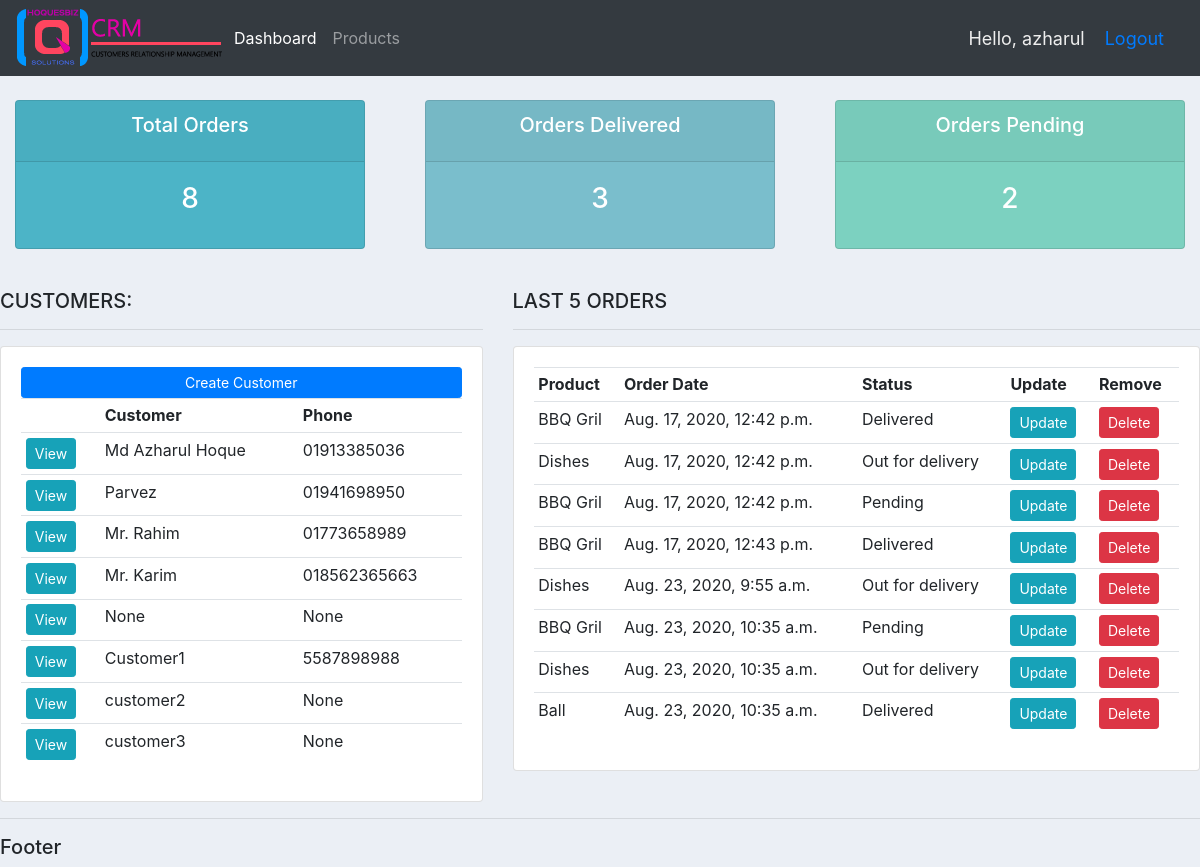
The app's page / (signed in) with its own data.
### accounts/models.py (models this page shows, shortened)
class Customer(models.Model):
    user = models.OneToOneField(User, null=True, on_delete=models.CASCADE)
    name = models.CharField(max_length=200, null=True)
    phone = models.CharField(max_length=200, null=True)
    email = models.CharField(max_length=200, null=True)
    profile_pic = models.ImageField(default='profile1.png', null=True, blank=True)
    date_created = models.DateTimeField(auto_now_add=True, null=True)

class Order(models.Model):
    STATUS = (
        ('Pending', 'Pending'),
        ('Out for delivery', 'Out for delivery'),
        ('Delivered', 'Delivered'),
    )
    customer = models.ForeignKey(Customer, null=True, on_delete=models.SET_NULL)
    product = models.ForeignKey(Product, null=True, on_delete=models.SET_NULL)
    date_created = models.DateTimeField(auto_now_add=True, null=True)
    status = models.CharField(max_length=200, null=True, choices=STATUS)
    note = models.CharField(max_length=1000, null=True)

class Product(models.Model):
    CATEGORY = (
        ('Indoor', 'Indoor'),
        ('Out Door', 'Out Door'),
    )
    name = models.CharField(max_length=200, null=True)
    price = models.FloatField(null=True)
    category = models.CharField(max_length=200, null=True, choices=CATEGORY)
    description = models.CharField(max_length=200, null=True, blank=True)
    date_created = models.DateTimeField(auto_now_add=True, null=True)
    tags = models.ManyToManyField(Tag)
    def __str__(self):
        return self.name

### accounts/decorators.py (the view)
    def wrapper_func(request, *args, **kwargs):
        group = None
        if request.user.groups.exists():
            group = request.user.groups.all()[0].name
        if group == 'customer':
            return redirect('user-page')
        if group == 'admin':
            return view_func(request, *args, **kwargs)
        return HttpResponse('You are not authorized to view this page')

### accounts/views.py (called while the page is built)
@login_required(login_url='login')
@admin_only
def home(request):
    orders = Order.objects.all()
    customers = Customer.objects.all()
    total_customer = customers.count()
    total_orders = orders.count()
    order_delivered = orders.filter(status='Delivered').count()
    order_pending = orders.filter(status='Pending').count()
    context = {'customers': customers,
                   'orders':orders,
                   'total_customer':total_customer,
                   'total_orders':total_orders,
                   'order_delivered':order_delivered,
                   'order_pending':order_pending,
                   }
    return render(request, 'accounts/dashboard.html', context)

### accounts/templates/accounts/dashboard.html
{% extends 'accounts/main.html' %}
    {% block content %}
        {% include 'accounts/status.html' %}
        <br>
        <div class="row">
            <div class="col-md-5">
                <h5>CUSTOMERS:</h5>
                <hr>
                <div class="card card-body">
                    <a href="" class="btn btn-primary btn-sm btn-block">Create Customer</a>
                    <table class="table table-sm">
                        <tr>
                            <th></th>
                            <th>Customer</th>
                            <th>Phone</th>
                        </tr>
                        {% for customer in customers %}
                            <tr>
                                <td><a class="btn btn-sm btn-info" href="{% url 'customer' customer.id %}">View</a></td>
                                <td>{{ customer.name }}</td>
                                <td>{{ customer.phone }}</td>
                            </tr>
                        {% endfor %}
                    </table>
                </div>
            </div>
            <div class="col-md-7">
                <h5>LAST 5 ORDERS</h5>
                <hr>
                <div class="card card-body">
                    <table class="table table-sm">
                        <tr>
                            <th>Product</th>
                            <th>Order Date</th>
                            <th>Status</th>
                            <th>Update</th>
                            <th>Remove</th>
                        </tr>
                        {% for order in orders %}
                            <tr>
                                <td>{{ order.product }}</td>
                                <td>{{ order.date_created }}</td>
                                <td>{{ order.status }}</td>
                                <td><a class="btn btn-sm btn-info" href="{% url 'update_order' order.id %}">Update</a></td>
                                <td><a class="btn btn-sm btn-danger" href="{% url 'delete_order' order.id %}">Delete</a></td>
                            </tr>
                        {% endfor %}
                    </table>
                </div>
            </div>
        </div>
    {% endblock %}

### accounts/templates/accounts/navbar.html (shortened to what this page needs)
{% load static %}
<nav class="navbar navbar-expand-lg navbar-dark bg-dark">
    <img src="{% static '/images/nav_logo.png' %}" alt="">
  <div class="collapse navbar-collapse" id="navbarNav">
    <ul class="navbar-nav">
      {% if request.user.is_staff %}
        <li class="nav-item active">
          <a class="nav-link" href="{% url 'home' %}">Dashboard</a>
        </li>
        <li class="nav-item">
          <a class="nav-link" href="{% url 'products' %}">Products</a>
        </li>
      {% else %}
        <li class="nav-item">
          <a class="nav-link" href="{% url 'account' %}">Settings</a>
        </li>
      {% endif %}
    </ul>
  </div>
  <span class="hello-msg">Hello, {{ request.user }}</span>
  <span class="hello-msg"><a href="{% url 'logout' %}">Logout</a></span>
</nav>

### static/css/main.css (style rules this page uses)
body { background-color: #ebeff5; }

### accounts/templates/accounts/navbar.html (style rules this page uses)
.hello-msg { font-size: 18px; color: #eee; margin-right: 20px; }

### records on screen
Customer: name "Md Azharul Hoque", phone "01913385036"
Customer: name "Parvez", phone "01941698950"
Customer: name "Mr. Rahim", phone "01773658989"
Customer: name "Mr. Karim", phone "018562365663"
Customer: name "None", phone "None"
Customer: name "Customer1", phone "5587898988"
Customer: name "customer2", phone "None"
Customer: name "customer3", phone "None"
Order: product "BBQ Gril", date_created "Aug. 17, 2020, 12:42 p.m.", status "Delivered"
Order: product "Dishes", date_created "Aug. 17, 2020, 12:42 p.m.", status "Out for delivery"
Order: product "BBQ Gril", date_created "Aug. 17, 2020, 12:42 p.m.", status "Pending"
Order: product "BBQ Gril", date_created "Aug. 17, 2020, 12:43 p.m.", status "Delivered"
Order: product "Dishes", date_created "Aug. 23, 2020, 9:55 a.m.", status "Out for delivery"
Order: product "BBQ Gril", date_created "Aug. 23, 2020, 10:35 a.m.", status "Pending"
Order: product "Dishes", date_created "Aug. 23, 2020, 10:35 a.m.", status "Out for delivery"
Order: product "Ball", date_created "Aug. 23, 2020, 10:35 a.m.", status "Delivered"

### other values on screen
{{ request.user }} "azharul"
{{ total_orders }} "8"
{{ order_delivered }} "3"
{{ order_pending }} "2"
